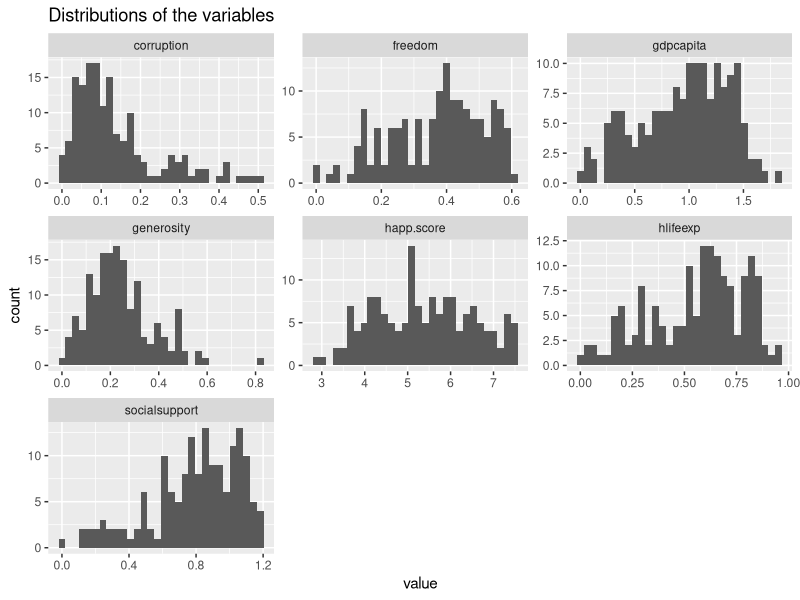
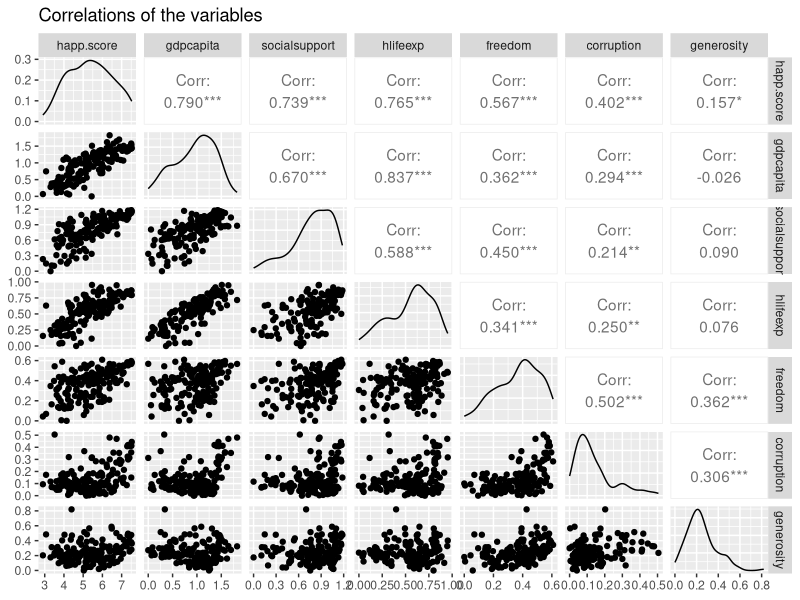
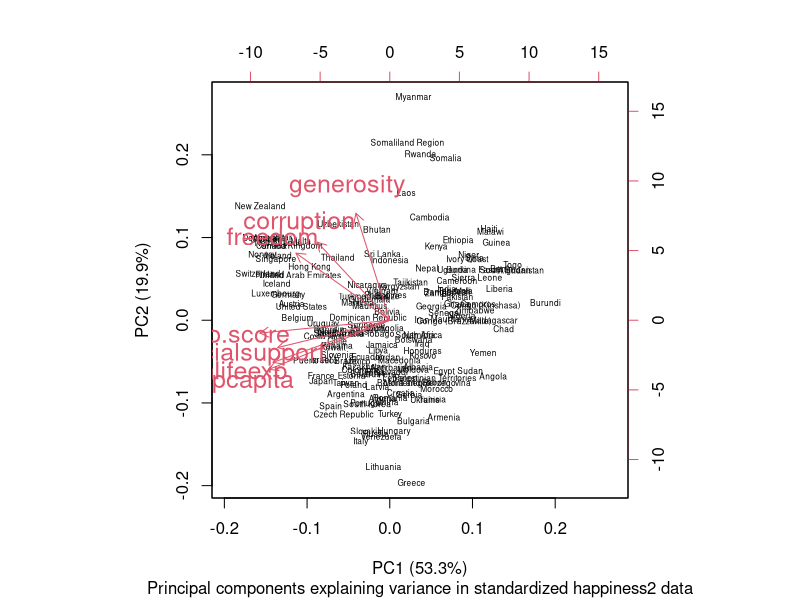
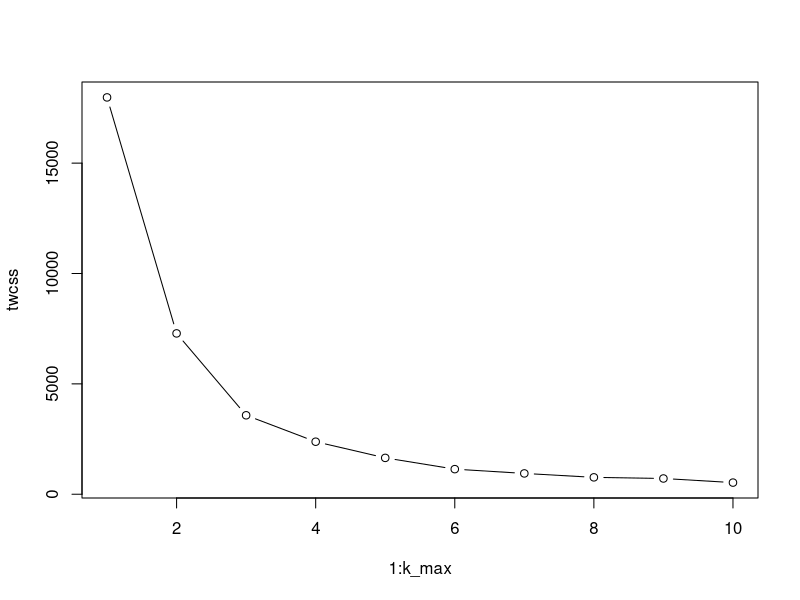
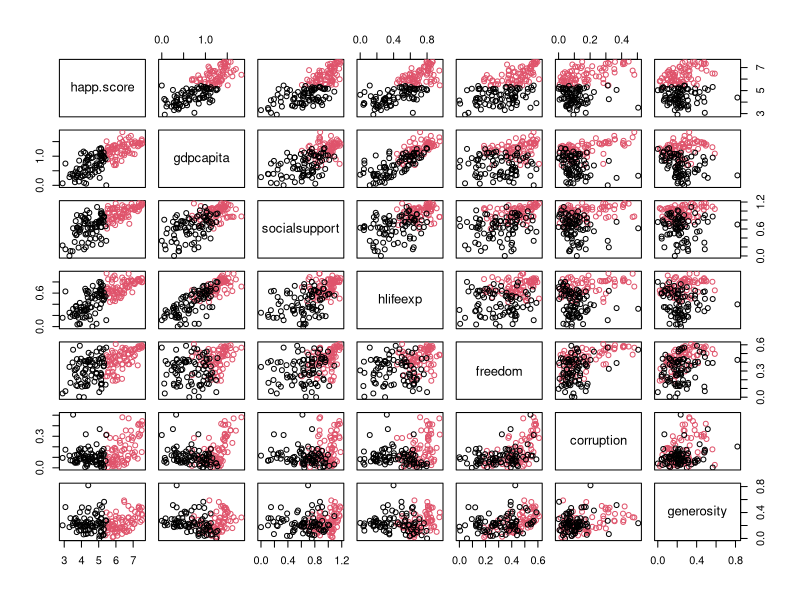
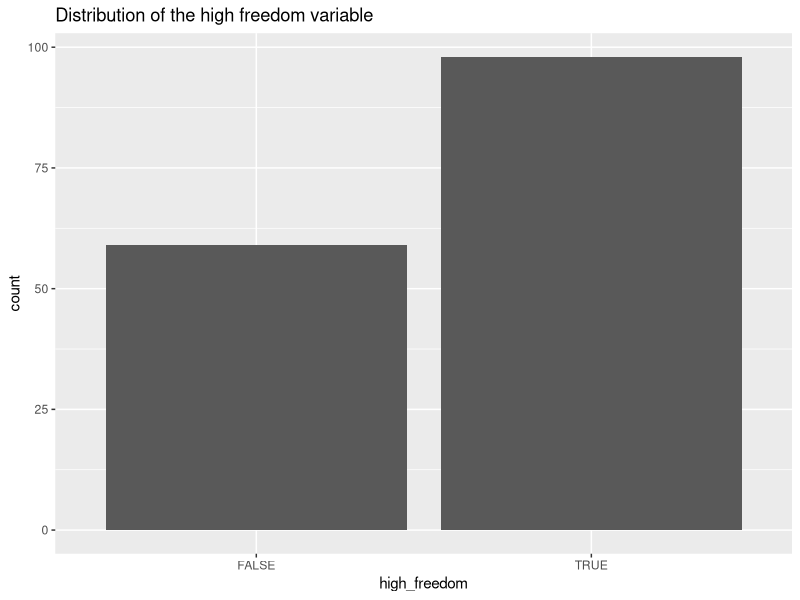

Generate these figures, in order, with R:
## ---- chunk 1
happiness2 <- read.table("happiness2.csv", sep = ",", header=TRUE)
str(happiness2)
colnames(happiness2)[1] <- "country"
rownames(happiness2) <- happiness2$country
rownames(happiness2)
happiness2 <- dplyr::select(happiness2, -country)
## ---- chunk 2
library(ggplot2); library(GGally); library(tidyr); library(dplyr)

gather(happiness2) %>% ggplot(aes(value)) + geom_histogram() + facet_wrap("key", scales = "free") + ggtitle("Distributions of the variables")

summary(happiness2)

p <- ggpairs(happiness2, mapping = aes(), lower = list(combo = wrap("facethist", bins = 20))) + ggtitle("Correlations of the variables")
p
## ---- chunk 3
m <- lm(happ.score ~ gdpcapita + socialsupport + hlifeexp + freedom + corruption + generosity, data = happiness2)

summary(m)

CI <- confint(m) %>% exp
cbind(CI)
## ---- chunk 4
m <- lm(freedom ~ gdpcapita + socialsupport + hlifeexp + corruption + generosity, data = happiness2)

summary(m)

CI <- confint(m) %>% exp
cbind(CI)
## ---- chunk 5
library(MASS); library(scales)
happiness2_std <- scale(happiness2)
pca_happiness2_std <- prcomp(happiness2_std)
pca_happiness2_std
s_std <- summary(pca_happiness2_std)
s_std
pca_pr_std <- round(100*s_std$importance[2,], digits = 1)
pca_pr_std
pc_lab_std <- paste0(names(pca_pr_std), " (", pca_pr_std,"%)")
biplot(pca_happiness2_std, cex = c(0.5, 1.5), xlab = pc_lab_std[1], ylab = pc_lab_std[2], sub = "Principal components explaining variance in standardized happiness2 data")
## ---- chunk 6
set.seed(123)
dist_eu <- dist(happiness2, method = "euclidean")
k_max <- 10
twcss <- sapply(1:k_max, function(k){kmeans(dist_eu, k)$tot.withinss})
plot(1:k_max, twcss, type='b')
km <-kmeans(dist_eu, centers = 2)
pairs(happiness2, col = km$cluster)
## ---- chunk 7
happiness2_f <- mutate(happiness2, high_freedom = freedom > 0.35)
g2 <- ggplot(data = happiness2_f, aes(x = high_freedom))
g2 + geom_bar() + ggtitle("Distribution of the high freedom variable")
## ---- chunk 8
m <- glm(high_freedom ~ gdpcapita + socialsupport + hlifeexp + corruption + generosity, data = happiness2_f, family = "binomial")
summary(m)
OR <- coef(m) %>% exp
CI <- confint(m) %>% exp
cbind(OR, CI)
